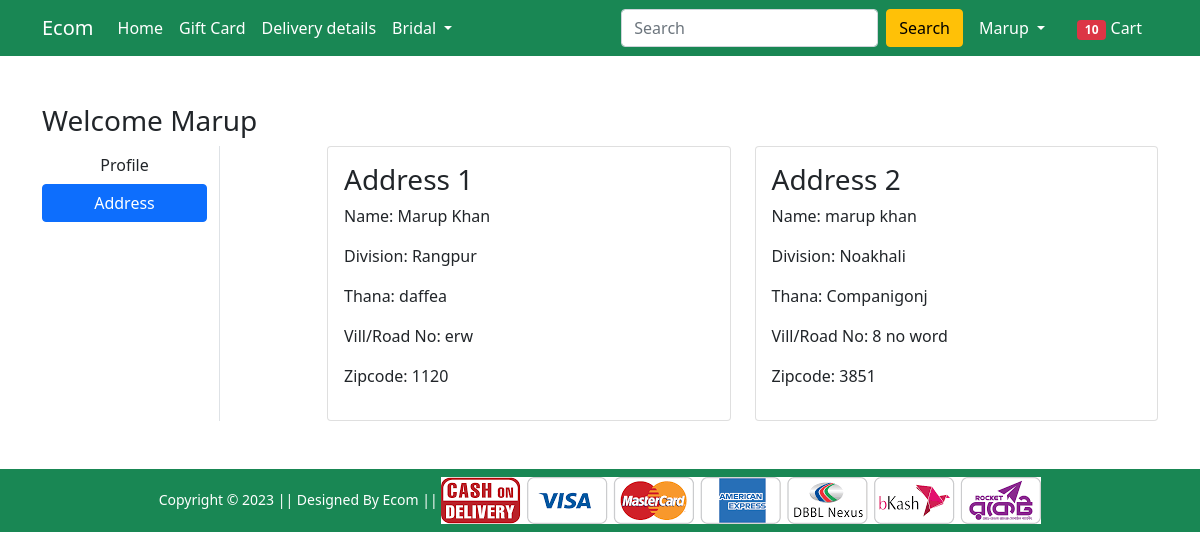
/address/ (signed in), run on the app's committed database.
### Shop/models.py (models this page shows, shortened)
class customer(models.Model):
    user = models.ForeignKey(User,on_delete=models.CASCADE)
    name = models.CharField(max_length=255)
    division = models.CharField(choices=DIVISION_CHOICES,max_length=50)
    thana = models.CharField(max_length=100)
    vill_or_road = models.CharField(max_length=255)
    zipcode = models.IntegerField(default=None)

### Shop/views.py (the view)
# urls.py: path('address/', views.address, name='address'),
def address(request):
 data = customer.objects.filter(user= request.user)
 return render(request, 'Shop/address.html',{'data':data,'active':'btn-primary'})

### Shop/templates/Shop/address.html (shortened to what this page needs)
{% extends 'Shop/base.html' %}
{% load static %}
{% block main-content %}
<div class="container my-5">
    <div class="row">
        <h3>Welcome <span> {{request.user.username | capfirst}} </span></h3>
        <div class="col-sm-2 border-end">
            <ul class="list-unstyled">
                <li class="d-grid"><a href="{% url 'profile' %}" class="btn ">Profile</a></li>
                <li class="d-grid"><a href="{% url 'address' %}" class="btn {{active}} ">Address</a></li>
            </ul>
        </div>
        <div class="col-sm-9 offset-sm-1">
            <div class="row">
                {% for data in data %}
                <div class="col-sm-6">
                    <div class="card">
                        <div class="card-body">
                            <h3>Address {{forloop.counter}} </h3>
                            <p>Name: {{data.name}}</p>
                            <p>Division: {{data.division}}</p>
                            <p>Thana: {{data.thana}}</p>
                            <p>Vill/Road No: {{data.vill_or_road}}</p>
                            <p>Zipcode: {{data.zipcode}}</p>
                        </div>
                    </div>
                </div>
                {% endfor %}
            </div>
        </div>
    </div>
</div>
{% endblock main-content %}

### Shop/templates/Shop/base.html (shortened to what this page needs)
<!doctype html>
{% load static %}
<html lang="en">
<head>
    <link href="https://cdn.jsdelivr.net/npm/bootstrap@5.0.0-beta1/dist/css/bootstrap.min.css" rel="stylesheet"
>
    <link rel="stylesheet" href="{% static 'Shop/css/owl.carousel.min.css' %}">
    <link rel="stylesheet" href="{% static 'Shop/css/all.min.css' %}">
    <link rel="stylesheet" href="{% static 'Shop/css/style.css' %}">
</head>
<body>
    <nav class="navbar navbar-expand-lg navbar-dark bg-success">
        <div class="container">
            <a class="navbar-brand" href="/">Ecom</a>
            <div class="collapse navbar-collapse" id="navbarSupportedContent">
                <ul class="navbar-nav me-auto mb-2 mb-lg-0">
                    <li class="nav-item">
                        <a class="nav-link active" aria-current="page" href="/">Home</a>
                    </li>
                    <li class="nav-item">
                        <a class="nav-link active" aria-current="page" href="#">Gift Card</a>
                    </li>
                    <li class="nav-item">
                        <a class="nav-link active" aria-current="page" href="#">Delivery details</a>
                    </li>
                    <li class="nav-item dropdown">
                        <a class="nav-link dropdown-toggle text-white" href="#" id="electronicsDropdown" role="button"
                            data-bs-toggle="dropdown" aria-expanded="false">
                            Bridal
                        </a>
                    </li>
                </ul>
                <form class="d-flex">
                    <input class="form-control me-2" type="search" placeholder="Search" aria-label="Search">
                    <button class="btn btn-warning" type="submit">Search</button>
                </form>
                <div>
                    <ul class="navbar-nav me-auto mb-2 mb-lg-0">
                        {% if request.user.is_authenticated %}
                        <li class="nav-item dropdown mx-2">
                            <a class="nav-link dropdown-toggle text-white" href="#" id="profileDropdown" role="button"
                                data-bs-toggle="dropdown" aria-expanded="false">
                                {{request.user.username | capfirst}}
                            </a>
                        </li>
                        <li class="nav-item mx-2">
                            <a href="{% url 'show_cart' %}" class="nav-link text-white"><span
                                    class="badge bg-danger">10</span> Cart </a>
                        </li>
                        {% endif %}
                    </ul>
                </div>
            </div>
        </div>
    </nav>
    {% block main-content %} {% endblock main-content %}
    <footer class="container-fluid bg-success text-center p-2 mt-5">
        <small class="text-white">Copyright &copy; 2023 || Designed By Ecom || </small>
        <img src="{% static 'Shop/images/paymentlogo.png' %}" alt="" srcset="" class="img-fluid" height="2px">
    </footer>
</body>
</html>

### data on the page
customer: name "Marup Khan", division "Rangpur", thana "daffea", vill_or_road "erw", zipcode "1120"
customer: name "marup khan", division "Noakhali", thana "Companigonj", vill_or_road "8 no word", zipcode "3851"

### other printed values
{{ request.user.username | capfirst }} "Marup"
